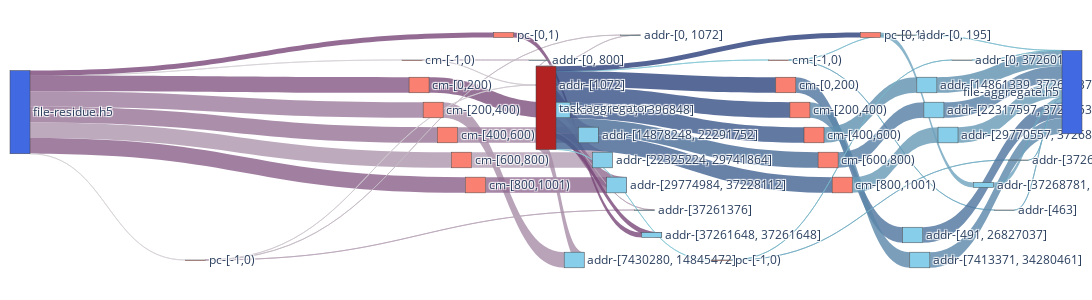

The cell this chart's notebook holds for it:
### Code cell
AGG = nx.compose(G_AGG_R, G_AGG_W) 

agg_nodes, agg_nodes_dict = get_nodes_for_sankey(AGG,rm_tags=['agg_r','agg_w'])

agg_links = get_links_for_sankey(AGG, agg_nodes_dict)
fig = go.Figure(go.Sankey(
            node = agg_nodes,
            link = agg_links, orientation='h'))

fig.update_layout(
    autosize=False,
    width=1400,
    height=300,
    margin=dict(
        l=10,
        r=10,
        b=40,
        t=10,
        pad=2
    ),
)
fig.show()
fig.write_html(f"{image_path}/sankey-grouped-agg-vol-vfd.html")

### Figure 1 — Plotly figure (JSON) as saved in the notebook; plotly's stock layout.template omitted (floating-point values rounded to 4 significant figures)
{"data": [{"link": {"color": ["rgba(214.11764705882354, 211.1764705882353, 214.11764705882354, 0.8)", "rgba(131.76470588235293, 87.64705882352942, 131.76470588235293, 0.8)", "rgba(155.29411764705884, 122.94117647058823, 155.29411764705884, 0.8)", "rgba(149.41176470588235, 114.11764705882352, 149.41176470588235, 0.8)", "rgba(172.94117647058823, 149.41176470588235, 172.94117647058823, 0.8)", "rgba(137.64705882352942, 96.47058823529413, 137.64705882352942, 0.8)", "rgba(214.11764705882354, 211.1764705882353, 214.11764705882354, 0.8)", "rgba(120.0, 70.0, 120.0, 0.8)", "rgba(190.58823529411765, 175.88235294117646, 190.58823529411765, 0.8)", "rgba(208.23529411764707, 202.35294117647058, 208.23529411764707, 0.8)", "rgba(125.88235294117646, 78.8235294117647, 125.88235294117646, 0.8)", "rgba(167.05882352941177, 140.58823529411765, 167.05882352941177, 0.8)", "rgba(161.1764705882353, 131.76470588235293, 161.1764705882353, 0.8)", "rgba(178.8235294117647, 158.23529411764707, 178.8235294117647, 0.8)", "rgba(143.52941176470588, 105.29411764705883, 143.52941176470588, 0.8)", "rgba(196.47058823529412, 184.70588235294116, 196.47058823529412, 0.8)", "rgba(208.23529411764707, 202.35294117647058, 208.23529411764707, 0.8)", "rgba(184.70588235294116, 167.05882352941177, 184.70588235294116, 0.8)", "rgba(120.0, 70.0, 120.0, 0.8)", "rgba(190.58823529411765, 175.88235294117646, 190.58823529411765, 0.8)", "rgba(202.35294117647058, 193.52941176470588, 202.35294117647058, 0.8)", "rgba(125.88235294117646, 78.8235294117647, 125.88235294117646, 0.8)", "rgba(167.05882352941177, 140.58823529411765, 167.05882352941177, 0.8)", "rgba(161.1764705882353, 131.76470588235293, 161.1764705882353, 0.8)", "rgba(178.8235294117647, 158.23529411764707, 178.8235294117647, 0.8)", "rgba(143.52941176470588, 105.29411764705883, 143.52941176470588, 0.8)", "rgba(196.47058823529412, 184.70588235294116, 196.47058823529412, 0.8)", "rgba(184.70588235294116, 167.05882352941177, 184.70588235294116, 0.8)", "rgba(120.0, 70.0, 120.0, 0.8)", "rgba(133.75, 200.625, 213.75, 0.8)", "rgba(46.25, 69.375, 126.25, 0.8)", "rgba(52.5, 78.75, 132.5, 0.8)", "rgba(58.75, 88.125, 138.75, 0.8)", "rgba(71.25, 106.875, 151.25, 0.8)", "rgba(65.0, 97.5, 145.0, 0.8)", "rgba(133.75, 200.625, 213.75, 0.8)", "rgba(40.0, 60.0, 120.0, 0.8)", "rgba(127.5, 191.25, 207.5, 0.8)", "rgba(115.0, 172.5, 195.0, 0.8)", "rgba(77.5, 116.25, 157.5, 0.8)", "rgba(90.0, 135.0, 170.0, 0.8)", "rgba(96.25, 144.375, 176.25, 0.8)", "rgba(83.75, 125.625, 163.75, 0.8)", "rgba(102.5, 153.75, 182.5, 0.8)", "rgba(121.25, 181.875, 201.25, 0.8)", "rgba(115.0, 172.5, 195.0, 0.8)", "rgba(108.75, 163.125, 188.75, 0.8)", "rgba(127.5, 191.25, 207.5, 0.8)", "rgba(115.0, 172.5, 195.0, 0.8)", "rgba(77.5, 116.25, 157.5, 0.8)", "rgba(90.0, 135.0, 170.0, 0.8)", "rgba(96.25, 144.375, 176.25, 0.8)", "rgba(83.75, 125.625, 163.75, 0.8)", "rgba(102.5, 153.75, 182.5, 0.8)", "rgba(121.25, 181.875, 201.25, 0.8)", "rgba(115.0, 172.5, 195.0, 0.8)", "rgba(108.75, 163.125, 188.75, 0.8)"], "label": ["Access Volume : 0 <br />Average Count : 3 <br />Average Access Size : 0 <br />Operation : read<br />Bandwidth : 0", "Access Volume : 7.42 MB <br />Average Count : 200 <br />Average Access Size : 37.11 KB <br />Operation : read<br />Bandwidth : 11.12 MB/s", "Access Volume : 7.44 MB <br />Average Count : 200 <br />Average Access Size : 37.21 KB <br />Operation : read<br />Bandwidth : 10.68 MB/s", "Access Volume : 7.44 MB <br />Average Count : 200 <br />Average Access Size : 37.2 KB <br />Operation : read<br />Bandwidth : 10.69 MB/s", "Access Volume : 7.44 MB <br />Average Count : 200 <br />Average Access Size : 37.21 KB <br />Operation : read<br />Bandwidth : 10.43 MB/s", "Access Volume : 7.48 MB <br />Average Count : 201 <br />Average Access Size : 37.21 KB <br />Operation : read<br />Bandwidth : 10.78 MB/s", "Access Volume : 0 <br />Average Count : 3 <br />Average Access Size : 0 <br />Operation : read<br />Bandwidth : 0", "Access Volume : 2.4 MB <br />Average Count : 1 <br />Average Access Size : 2.4 MB <br />Operation : read<br />Bandwidth : 1.56 GB/s", "Access Volume : 2.18 KB <br />Average Count : 8 <br />Average Access Size : 273 B <br />Operation : read<br />Bandwidth : 46.58 KB/s", "Access Volume : 328 B <br />Average Count : 1 <br />Average Access Size : 328 B <br />Operation : read<br />Bandwidth : 93.56 B/s", "Access Volume : 7.43 MB <br />Average Count : 399 <br />Average Access Size : 18.62 KB <br />Operation : read<br />Bandwidth : 11.19 MB/s", "Access Volume : 7.45 MB <br />Average Count : 400 <br />Average Access Size : 18.62 KB <br />Operation : read<br />Bandwidth : 10.67 MB/s", "Access Volume : 7.45 MB <br />Average Count : 400 <br />Average Access Size : 18.62 KB <br />Operation : read<br />Bandwidth : 10.68 MB/s", "Access Volume : 7.45 MB <br />Average Count : 400 <br />Average Access Size : 18.62 KB <br />Operation : read<br />Bandwidth : 10.41 MB/s", "Access Volume : 7.49 MB <br />Average Count : 402 <br />Average Access Size : 18.62 KB <br />Operation : read<br />Bandwidth : 10.76 MB/s", "Access Volume : 1.57 KB <br />Average Count : 4 <br />Average Access Size : 392 B <br />Operation : read<br />Bandwidth : 32.85 KB/s", "Access Volume : 328 B <br />Average Count : 1 <br />Average Access Size : 328 B <br />Operation : read<br />Bandwidth : 93.56 B/s", "Access Volume : 512 B <br />Average Count : 1 <br />Average Access Size : 512 B <br />Operation : read<br />Bandwidth : 332.9 KB/s", "Access Volume : 2.4 MB <br />Average Count : 1 <br />Average Access Size : 2.4 MB <br />Operation : read<br />Bandwidth : 1.56 GB/s", "Access Volume : 2.18 KB <br />Average Count : 8 <br />Average Access Size : 273 B <br />Operation : read<br />Bandwidth : 46.58 KB/s", "Access Volume : 656 B <br />Average Count : 2 <br />Average Access Size : 328 B <br />Operation : read<br />Bandwidth : 187.13 B/s", "Access Volume : 7.43 MB <br />Average Count : 399 <br />Average Access Size : 18.62 KB <br />Operation : read<br />Bandwidth : 11.19 MB/s", "Access Volume : 7.45 MB <br />Average Count : 400 <br />Average Access Size : 18.62 KB <br />Operation : read<br />Bandwidth : 10.67 MB/s", "Access Volume : 7.45 MB <br />Average Count : 400 <br />Average Access Size : 18.62 KB <br />Operation : read<br />Bandwidth : 10.68 MB/s", "Access Volume : 7.45 MB <br />Average Count : 400 <br />Average Access Size : 18.62 KB <br />Operation : read<br />Bandwidth : 10.41 MB/s", "Access Volume : 7.49 MB <br />Average Count : 402 <br />Average Access Size : 18.62 KB <br />Operation : read<br />Bandwidth : 10.76 MB/s", "Access Volume : 1.57 KB <br />Average Count : 4 <br />Average Access Size : 392 B <br />Operation : read<br />Bandwidth : 32.85 KB/s", "Access Volume : 512 B <br />Average Count : 1 <br />Average Access Size : 512 B <br />Operation : read<br />Bandwidth : 332.9 KB/s", "Access Volume : 2.4 MB <br />Average Count : 1 <br />Average Access Size : 2.4 MB <br />Operation : read<br />Bandwidth : 1.56 GB/s", "Access Volume : 0 <br />Average Count : 3 <br />Average Access Size : 0 <br />Operation : write<br />Bandwidth : 0", "Access Volume : 7.42 MB <br />Average Count : 200 <br />Average Access Size : 37.11 KB <br />Operation : write<br />Bandwidth : 5.64 MB/s", "Access Volume : 7.44 MB <br />Average Count : 200 <br />Average Access Size : 37.21 KB <br />Operation : write<br />Bandwidth : 4.46 MB/s", "Access Volume : 7.44 MB <br />Average Count : 200 <br />Average Access Size : 37.2 KB <br />Operation : write<br />Bandwidth : 4.06 MB/s", "Access Volume : 7.44 MB <br />Average Count : 200 <br />Average Access Size : 37.21 KB <br />Operation : write<br />Bandwidth : 2.37 MB/s", "Access Volume : 7.48 MB <br />Average Count : 201 <br />Average Access Size : 37.21 KB <br />Operation : write<br />Bandwidth : 2.68 MB/s", "Access Volume : 0 <br />Average Count : 3 <br />Average Access Size : 0 <br />Operation : write<br />Bandwidth : 0", "Access Volume : 2.4 MB <br />Average Count : 1 <br />Average Access Size : 2.4 MB <br />Operation : write<br />Bandwidth : 1.56 GB/s", "Access Volume : 562 B <br />Average Count : 4 <br />Average Access Size : 140.5 B <br />Operation : write<br />Bandwidth : 25.2 B/s", "Access Volume : 28 B <br />Average Count : 1 <br />Average Access Size : 28 B <br />Operation : write<br />Bandwidth : 18.21 KB/s", "Access Volume : 7.42 MB <br />Average Count : 398 <br />Average Access Size : 18.63 KB <br />Operation : write<br />Bandwidth : 1.14 MB/s", "Access Volume : 7.45 MB <br />Average Count : 400 <br />Average Access Size : 18.63 KB <br />Operation : write<br />Bandwidth : 912.66 KB/s", "Access Volume : 7.45 MB <br />Average Count : 400 <br />Average Access Size : 18.63 KB <br />Operation : write<br />Bandwidth : 856.42 KB/s", "Access Volume : 7.45 MB <br />Average Count : 400 <br />Average Access Size : 18.63 KB <br />Operation : write<br />Bandwidth : 928.42 KB/s", "Access Volume : 7.49 MB <br />Average Count : 401 <br />Average Access Size : 18.68 KB <br />Operation : write<br />Bandwidth : 530 KB/s", "Access Volume : 876 B <br />Average Count : 5 <br />Average Access Size : 175.2 B <br />Operation : write<br />Bandwidth : 74.18 B/s", "Access Volume : 28 B <br />Average Count : 1 <br />Average Access Size : 28 B <br />Operation : write<br />Bandwidth : 18.21 KB/s", "Access Volume : 2.4 MB <br />Average Count : 1000 <br />Average Access Size : 2.4 KB <br />Operation : write<br />Bandwidth : 328.73 KB/s", "Access Volume : 562 B <br />Average Count : 4 <br />Average Access Size : 140.5 B <br />Operation : write<br />Bandwidth : 25.2 B/s", "Access Volume : 28 B <br />Average Count : 1 <br />Average Access Size : 28 B <br />Operation : write<br />Bandwidth : 18.21 KB/s", "Access Volume : 7.42 MB <br />Average Count : 398 <br />Average Access Size : 18.63 KB <br />Operation : write<br />Bandwidth : 1.14 MB/s", "Access Volume : 7.45 MB <br />Average Count : 400 <br />Average Access Size : 18.63 KB <br />Operation : write<br />Bandwidth : 912.66 KB/s", "Access Volume : 7.45 MB <br />Average Count : 400 <br />Average Access Size : 18.63 KB <br />Operation : write<br />Bandwidth : 856.42 KB/s", "Access Volume : 7.45 MB <br />Average Count : 400 <br />Average Access Size : 18.63 KB <br />Operation : write<br />Bandwidth : 928.42 KB/s", "Access Volume : 7.49 MB <br />Average Count : 401 <br />Average Access Size : 18.68 KB <br />Operation : write<br />Bandwidth : 530 KB/s", "Access Volume : 876 B <br />Average Count : 5 <br />Average Access Size : 175.2 B <br />Operation : write<br />Bandwidth : 74.18 B/s", "Access Volume : 28 B <br />Average Count : 1 <br />Average Access Size : 28 B <br />Operation : write<br />Bandwidth : 18.21 KB/s", "Access Volume : 2.4 MB <br />Average Count : 1000 <br />Average Access Size : 2.4 KB <br />Operation : write<br />Bandwidth : 328.73 KB/s"], "source": [0, 0, 0, 0, 0, 0, 0, 0, 1, 1, 2, 3, 4, 5, 6, 7, 7, 7, 8, 9, 10, 11, 12, 13, 14, 15, 16, 17, 18, 19, 19, 19, 19, 19, 19, 19, 19, 20, 20, 21, 22, 23, 24, 25, 26, 26, 27, 28, 29, 30, 31, 32, 33, 34, 35, 36, 37], "target": [1, 2, 3, 4, 5, 6, 7, 8, 9, 10, 11, 12, 13, 14, 15, 16, 10, 17, 18, 19, 19, 19, 19, 19, 19, 19, 19, 19, 19, 20, 21, 22, 23, 24, 25, 26, 27, 28, 29, 30, 31, 32, 33, 34, 35, 36, 37, 38, 38, 38, 38, 38, 38, 38, 38, 38, 38], "value": [1, 7422108, 7441148, 7440164, 7442936, 7479508, 1, 2400000, 2184, 328, 7428880, 7447968, 7446976, 7449760, 7486392, 1568, 328, 512, 2400000, 2184, 656, 7428880, 7447968, 7446976, 7449760, 7486392, 1568, 512, 2400000, 1, 7422108, 7441148, 7440164, 7442936, 7479508, 1, 2400000, 562, 28, 7416064, 7451168, 7450176, 7452960, 7489592, 876, 28, 2400000, 562, 28, 7416064, 7451168, 7450176, 7452960, 7489592, 876, 28, 2400000]}, "node": {"color": ["RoyalBlue", "Salmon", "Salmon", "Salmon", "Salmon", "Salmon", "Salmon", "Salmon", "Salmon", "SkyBlue", "SkyBlue", "SkyBlue", "SkyBlue", "SkyBlue", "SkyBlue", "SkyBlue", "SkyBlue", "SkyBlue", "SkyBlue", "FireBrick", "Salmon", "Salmon", "Salmon", "Salmon", "Salmon", "Salmon", "Salmon", "Salmon", "SkyBlue", "SkyBlue", "SkyBlue", "SkyBlue", "SkyBlue", "SkyBlue", "SkyBlue", "SkyBlue", "SkyBlue", "SkyBlue", "RoyalBlue"], "label": ["file-residue.h5", "cm-[-1,0)", "cm-[0,200)", "cm-[200,400)", "cm-[400,600)", "cm-[600,800)", "cm-[800,1001)", "pc-[-1,0)", "pc-[0,1)", "addr-[0, 800]", "addr-[1072]", "addr-[1400, 7396848]", "addr-[7430280, 14845472]", "addr-[14878248, 22291752]", "addr-[22325224, 29741864]", "addr-[29774984, 37228112]", "addr-[0, 1072]", "addr-[37261376]", "addr-[37261648, 37261648]", "task-aggregator", "cm-[-1,0)", "cm-[0,200)", "cm-[200,400)", "cm-[400,600)", "cm-[600,800)", "cm-[800,1001)", "pc-[-1,0)", "pc-[0,1)", "addr-[0, 195]", "addr-[463]", "addr-[491, 26827037]", "addr-[7413371, 34280461]", "addr-[14861339, 37262337]", "addr-[22317597, 37265537]", "addr-[29770557, 37268737]", "addr-[0, 37260149]", "addr-[37268753]", "addr-[37268781, 39674399]", "file-aggregate.h5"], "x": [0.3158, 0.375, 0.3816, 0.3947, 0.4079, 0.4211, 0.4342, 0.4539, 0.4605, 0.4934, 0.5, 0.5132, 0.5263, 0.5395, 0.5526, 0.5658, 0.5789, 0.5921, 0.5987, 0.6579, 0.7171, 0.7237, 0.7368, 0.75, 0.7632, 0.7763, 0.7895, 0.8026, 0.8355, 0.9276, 0.8421, 0.8487, 0.8553, 0.8618, 0.875, 0.8882, 0.9408, 0.9079, 1], "y": [0, 0.2, 0.3, 0.4, 0.5, 0.6, 0.7, 0, 0.1, 0.2, 0.3, 0.4, 1, 0.5, 0.6, 0.7, 0.1, 0.8, 0.9, 0, 0.2, 0.3, 0.4, 0.5, 0.6, 0.7, 0, 0.1, 0.1, 0.8, 0.9, 1, 0.3, 0.4, 0.5, 0.2, 0.6, 0.7, 0]}, "orientation": "h", "type": "sankey"}], "layout": {"autosize": false, "height": 300, "margin": {"b": 40, "l": 10, "pad": 2, "r": 10, "t": 10}, "width": 1400}}
